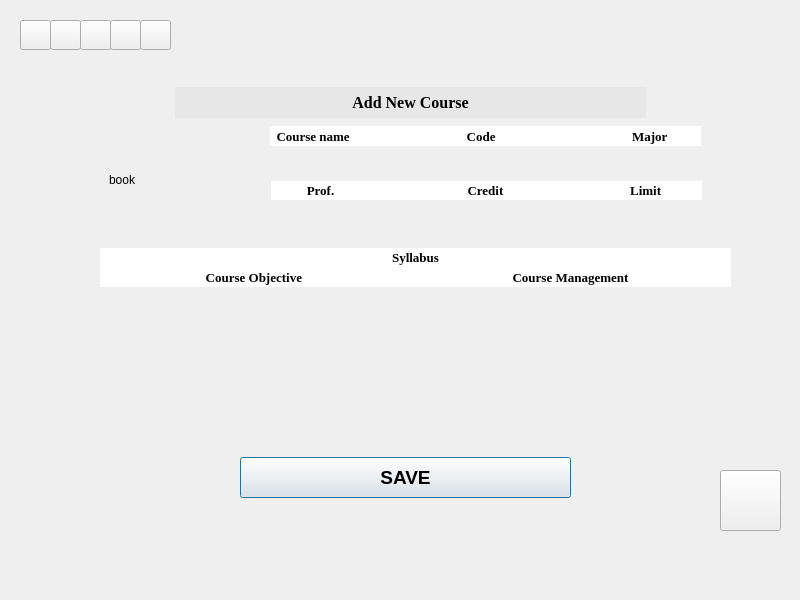
<?xml version="1.0" encoding="UTF-8"?>
<ui version="4.0">
 <class>course3</class>
 <widget class="QDialog" name="course3">
  <property name="geometry">
   <rect>
    <x>0</x>
    <y>0</y>
    <width>800</width>
    <height>600</height>
   </rect>
  </property>
  <property name="windowTitle">
   <string>Dialog</string>
  </property>
  <widget class="QLabel" name="course3_title">
   <property name="geometry">
    <rect>
     <x>175</x>
     <y>87</y>
     <width>471</width>
     <height>31</height>
    </rect>
   </property>
   <property name="font">
    <font>
     <family>Times New Roman</family>
     <pointsize>15</pointsize>
     <weight>75</weight>
     <bold>true</bold>
     <strikeout>false</strikeout>
    </font>
   </property>
   <property name="cursor">
    <cursorShape>ArrowCursor</cursorShape>
   </property>
   <property name="styleSheet">
    <string notr="true">background-color:rgb(231, 231, 231)</string>
   </property>
   <property name="text">
    <string>&lt;html&gt;&lt;head/&gt;&lt;body&gt;&lt;p align=&quot;center&quot;&gt;&lt;span style=&quot; font-size:12pt;&quot;&gt;Add New Course&lt;/span&gt;&lt;/p&gt;&lt;/body&gt;&lt;/html&gt;</string>
   </property>
  </widget>
  <widget class="QPushButton" name="pushButton">
   <property name="geometry">
    <rect>
     <x>240</x>
     <y>457</y>
     <width>331</width>
     <height>41</height>
    </rect>
   </property>
   <property name="font">
    <font>
     <pointsize>14</pointsize>
     <weight>75</weight>
     <bold>true</bold>
    </font>
   </property>
   <property name="text">
    <string>SAVE</string>
   </property>
  </widget>
  <widget class="QLabel" name="back_label">
   <property name="geometry">
    <rect>
     <x>10</x>
     <y>-20</y>
     <width>800</width>
     <height>600</height>
    </rect>
   </property>
   <property name="font">
    <font>
     <family>Cambria</family>
    </font>
   </property>
   <property name="text">
    <string>TextLabel</string>
   </property>
   <property name="alignment">
    <set>Qt::AlignCenter</set>
   </property>
  </widget>
  <widget class="QLabel" name="book">
   <property name="geometry">
    <rect>
     <x>109</x>
     <y>120</y>
     <width>120</width>
     <height>120</height>
    </rect>
   </property>
   <property name="text">
    <string>book</string>
   </property>
  </widget>
  <widget class="QLabel" name="label">
   <property name="geometry">
    <rect>
     <x>270</x>
     <y>126</y>
     <width>431</width>
     <height>20</height>
    </rect>
   </property>
   <property name="font">
    <font>
     <family>Times New Roman</family>
     <pointsize>10</pointsize>
     <weight>75</weight>
     <bold>true</bold>
    </font>
   </property>
   <property name="styleSheet">
    <string notr="true">background-color: rgb(255, 255, 255);</string>
   </property>
   <property name="text">
    <string>  Course name                                    Code                                          Major</string>
   </property>
  </widget>
  <widget class="QLabel" name="label_2">
   <property name="geometry">
    <rect>
     <x>271</x>
     <y>181</y>
     <width>431</width>
     <height>19</height>
    </rect>
   </property>
   <property name="font">
    <font>
     <family>Times New Roman</family>
     <pointsize>10</pointsize>
     <weight>75</weight>
     <bold>true</bold>
    </font>
   </property>
   <property name="styleSheet">
    <string notr="true">background-color: rgb(255, 255, 255);</string>
   </property>
   <property name="text">
    <string>           Prof.                                         Credit                                       Limit</string>
   </property>
  </widget>
  <widget class="QLabel" name="label_3">
   <property name="geometry">
    <rect>
     <x>100</x>
     <y>248</y>
     <width>631</width>
     <height>19</height>
    </rect>
   </property>
   <property name="font">
    <font>
     <family>Times New Roman</family>
     <pointsize>10</pointsize>
     <weight>75</weight>
     <bold>true</bold>
    </font>
   </property>
   <property name="styleSheet">
    <string notr="true">background-color: rgb(255, 255, 255);</string>
   </property>
   <property name="text">
    <string>Syllabus</string>
   </property>
   <property name="alignment">
    <set>Qt::AlignCenter</set>
   </property>
  </widget>
  <widget class="QLabel" name="label_4">
   <property name="geometry">
    <rect>
     <x>100</x>
     <y>267</y>
     <width>311</width>
     <height>20</height>
    </rect>
   </property>
   <property name="font">
    <font>
     <family>Times New Roman</family>
     <pointsize>10</pointsize>
     <weight>75</weight>
     <bold>true</bold>
    </font>
   </property>
   <property name="styleSheet">
    <string notr="true">background-color: rgb(255, 255, 255);</string>
   </property>
   <property name="text">
    <string>Course Objective </string>
   </property>
   <property name="alignment">
    <set>Qt::AlignCenter</set>
   </property>
  </widget>
  <widget class="QLabel" name="label_5">
   <property name="geometry">
    <rect>
     <x>410</x>
     <y>267</y>
     <width>321</width>
     <height>20</height>
    </rect>
   </property>
   <property name="font">
    <font>
     <family>Times New Roman</family>
     <pointsize>10</pointsize>
     <weight>75</weight>
     <bold>true</bold>
    </font>
   </property>
   <property name="styleSheet">
    <string notr="true">background-color: rgb(255, 255, 255);</string>
   </property>
   <property name="text">
    <string>Course Management</string>
   </property>
   <property name="alignment">
    <set>Qt::AlignCenter</set>
   </property>
  </widget>
  <widget class="QPushButton" name="course">
   <property name="geometry">
    <rect>
     <x>50</x>
     <y>20</y>
     <width>31</width>
     <height>30</height>
    </rect>
   </property>
   <property name="text">
    <string/>
   </property>
  </widget>
  <widget class="QPushButton" name="stu">
   <property name="geometry">
    <rect>
     <x>110</x>
     <y>20</y>
     <width>31</width>
     <height>30</height>
    </rect>
   </property>
   <property name="text">
    <string/>
   </property>
  </widget>
  <widget class="QPushButton" name="back_pushbutton">
   <property name="geometry">
    <rect>
     <x>720</x>
     <y>470</y>
     <width>61</width>
     <height>61</height>
    </rect>
   </property>
   <property name="text">
    <string/>
   </property>
  </widget>
  <widget class="QPushButton" name="home">
   <property name="geometry">
    <rect>
     <x>20</x>
     <y>20</y>
     <width>31</width>
     <height>30</height>
    </rect>
   </property>
   <property name="text">
    <string/>
   </property>
  </widget>
  <widget class="QPushButton" name="student_plus">
   <property name="geometry">
    <rect>
     <x>140</x>
     <y>20</y>
     <width>31</width>
     <height>30</height>
    </rect>
   </property>
   <property name="text">
    <string/>
   </property>
  </widget>
  <widget class="QPushButton" name="course_plus">
   <property name="geometry">
    <rect>
     <x>80</x>
     <y>20</y>
     <width>31</width>
     <height>30</height>
    </rect>
   </property>
   <property name="text">
    <string/>
   </property>
  </widget>
  <zorder>back_label</zorder>
  <zorder>course3_title</zorder>
  <zorder>pushButton</zorder>
  <zorder>book</zorder>
  <zorder>label</zorder>
  <zorder>label_2</zorder>
  <zorder>label_3</zorder>
  <zorder>label_4</zorder>
  <zorder>label_5</zorder>
  <zorder>course</zorder>
  <zorder>stu</zorder>
  <zorder>back_pushbutton</zorder>
  <zorder>home</zorder>
  <zorder>student_plus</zorder>
  <zorder>course_plus</zorder>
 </widget>
 <resources/>
 <connections/>
</ui>
